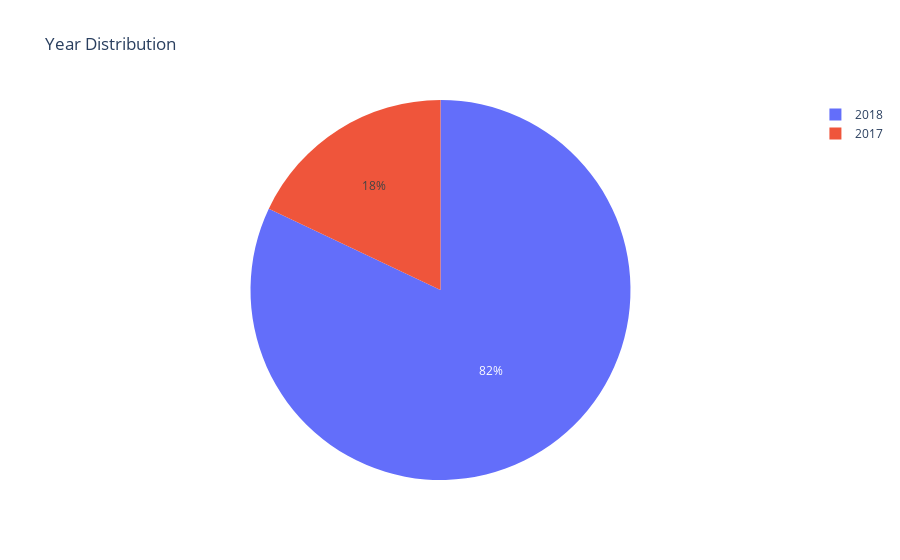

Here is the notebook cell this chart was saved with:
### Code cell
vals = hotel.arrival_year.value_counts()
names = vals.index
fig = px.pie(values=vals, names=names,title="Year Distribution")
fig.show()

### Figure 1 — Plotly figure (JSON) as saved in the notebook; plotly's stock layout.template omitted (floating-point values rounded to 4 significant figures)
{"data": [{"domain": {"x": [0, 1], "y": [0, 1]}, "hovertemplate": "label=%{label}<br>value=%{value}<extra></extra>", "labels": [2018, 2017], "legendgroup": "", "name": "", "showlegend": true, "type": "pie", "values": [29761, 6514]}], "layout": {"legend": {"tracegroupgap": 0}, "title": {"text": "Year Distribution"}}}
